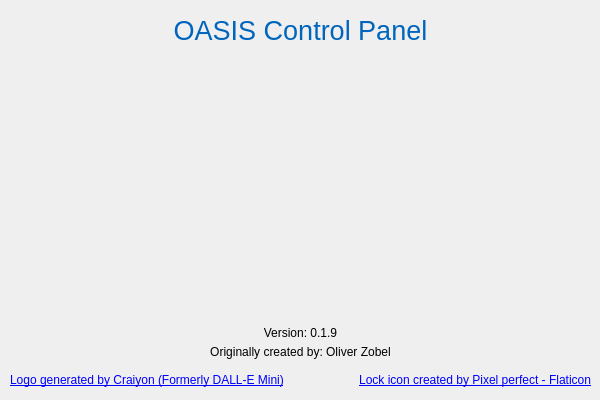
<?xml version="1.0" encoding="UTF-8"?>
<ui version="4.0">
 <class>Dialog</class>
 <widget class="QDialog" name="Dialog">
  <property name="geometry">
   <rect>
    <x>0</x>
    <y>0</y>
    <width>600</width>
    <height>400</height>
   </rect>
  </property>
  <property name="sizePolicy">
   <sizepolicy hsizetype="Fixed" vsizetype="Fixed">
    <horstretch>0</horstretch>
    <verstretch>0</verstretch>
   </sizepolicy>
  </property>
  <property name="minimumSize">
   <size>
    <width>600</width>
    <height>400</height>
   </size>
  </property>
  <property name="maximumSize">
   <size>
    <width>600</width>
    <height>400</height>
   </size>
  </property>
  <property name="contextMenuPolicy">
   <enum>Qt::NoContextMenu</enum>
  </property>
  <property name="windowTitle">
   <string>About OASIS Control Panel</string>
  </property>
  <widget class="QLabel" name="label">
   <property name="geometry">
    <rect>
     <x>0</x>
     <y>10</y>
     <width>601</width>
     <height>41</height>
    </rect>
   </property>
   <property name="font">
    <font>
     <pointsize>20</pointsize>
    </font>
   </property>
   <property name="cursor">
    <cursorShape>ArrowCursor</cursorShape>
   </property>
   <property name="text">
    <string>&lt;html&gt;&lt;head/&gt;&lt;body&gt;&lt;p&gt;&lt;span style=&quot; color:#0065bd;&quot;&gt;OASIS Control Panel&lt;/span&gt;&lt;/p&gt;&lt;/body&gt;&lt;/html&gt;</string>
   </property>
   <property name="alignment">
    <set>Qt::AlignCenter</set>
   </property>
   <property name="textInteractionFlags">
    <set>Qt::NoTextInteraction</set>
   </property>
  </widget>
  <widget class="QLabel" name="label_3">
   <property name="geometry">
    <rect>
     <x>0</x>
     <y>340</y>
     <width>601</width>
     <height>25</height>
    </rect>
   </property>
   <property name="text">
    <string>&lt;html&gt;&lt;head/&gt;&lt;body&gt;&lt;p&gt;Originally created by: Oliver Zobel&lt;/p&gt;&lt;/body&gt;&lt;/html&gt;</string>
   </property>
   <property name="alignment">
    <set>Qt::AlignCenter</set>
   </property>
  </widget>
  <widget class="QLabel" name="label_4">
   <property name="geometry">
    <rect>
     <x>0</x>
     <y>320</y>
     <width>601</width>
     <height>25</height>
    </rect>
   </property>
   <property name="text">
    <string>Version: 0.1.9</string>
   </property>
   <property name="alignment">
    <set>Qt::AlignCenter</set>
   </property>
  </widget>
  <widget class="QLabel" name="label_8">
   <property name="geometry">
    <rect>
     <x>290</x>
     <y>370</y>
     <width>301</width>
     <height>21</height>
    </rect>
   </property>
   <property name="text">
    <string>&lt;a href=&quot;https://www.flaticon.com/de/kostenlose-icons/sperren&quot; title=&quot;sperren Icons&quot;&gt;Lock icon created by Pixel perfect - Flaticon&lt;/a&gt;</string>
   </property>
   <property name="alignment">
    <set>Qt::AlignRight|Qt::AlignTrailing|Qt::AlignVCenter</set>
   </property>
  </widget>
  <widget class="QLabel" name="label_2">
   <property name="geometry">
    <rect>
     <x>170</x>
     <y>60</y>
     <width>256</width>
     <height>256</height>
    </rect>
   </property>
   <property name="contextMenuPolicy">
    <enum>Qt::CustomContextMenu</enum>
   </property>
   <property name="text">
    <string/>
   </property>
   <property name="pixmap">
    <pixmap resource="UI_resources.qrc">:/Icons/resources/icons/256x256.png</pixmap>
   </property>
   <property name="scaledContents">
    <bool>true</bool>
   </property>
  </widget>
  <widget class="QLabel" name="label_5">
   <property name="geometry">
    <rect>
     <x>10</x>
     <y>370</y>
     <width>291</width>
     <height>21</height>
    </rect>
   </property>
   <property name="text">
    <string>&lt;a href=&quot;https://www.craiyon.com/&quot; title=&quot;Craiyon&quot;&gt;Logo generated by Craiyon (Formerly DALL-E Mini)&lt;/a&gt;</string>
   </property>
  </widget>
 </widget>
 <resources>
  <include location="UI_resources.qrc"/>
 </resources>
 <connections/>
</ui>
